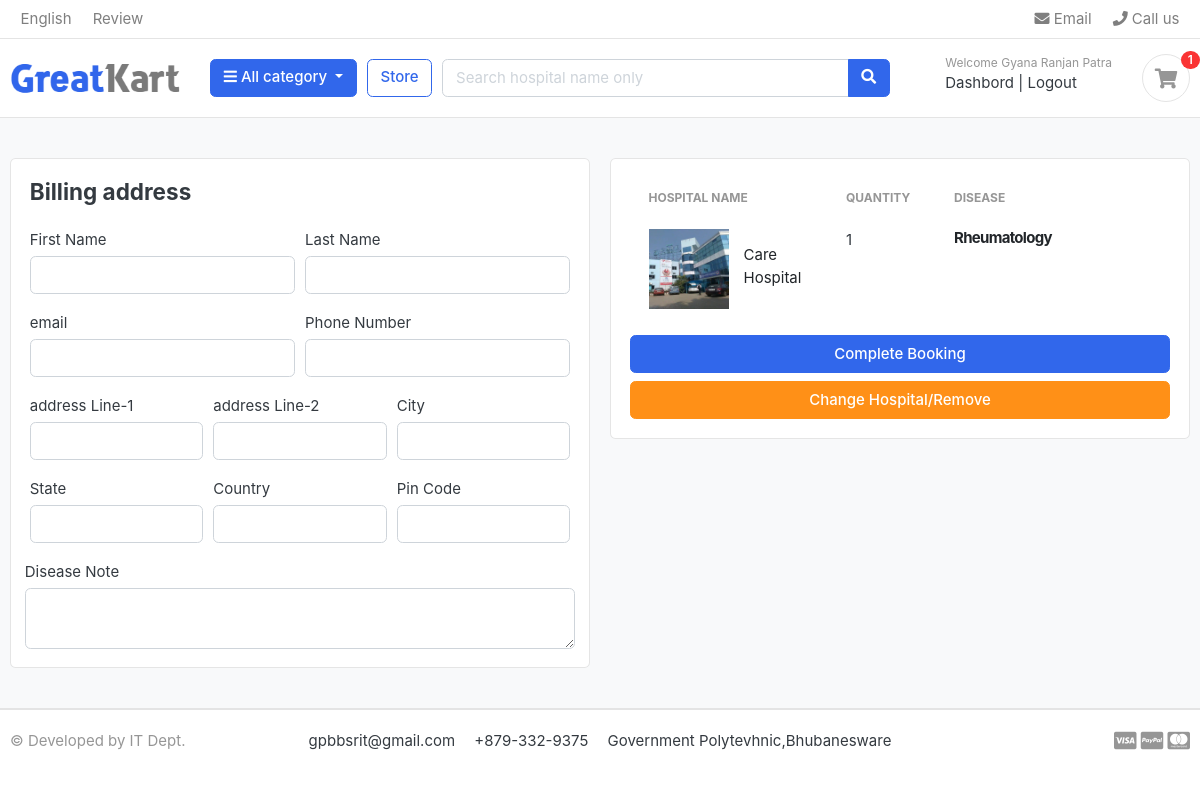
Page /carts/checkout/ (signed in) on the committed database.
### carts/models.py (models this page shows, shortened)
class CartItem(models.Model):
    user=models.ForeignKey(User,on_delete=models.CASCADE,null=True)
    product=models.ForeignKey(Product,on_delete=models.CASCADE)
    cart=models.ForeignKey(Cart,on_delete=models.CASCADE,null=True)
    quantity=models.IntegerField()
    is_active=models.BooleanField(default=True)

### store/models.py (models this page shows, shortened)
class Product(models.Model):
    product_name=models.CharField(max_length=200,unique=True)
    slug=models.SlugField(max_length=200,unique=True)
    address=models.TextField(max_length=500,blank=True)
    description=models.TextField(max_length=500,blank=True)
    price=models.IntegerField()
    image=models.ImageField(upload_to='photos/product/')
    stock=models.IntegerField()
    is_available=models.BooleanField(default=True)
    catagory=models.ForeignKey(Catagory,on_delete=models.CASCADE)
    created_date=models.DateTimeField(auto_now_add=True)
    modified_date=models.DateTimeField(auto_now=True)
    def get_url(self):
        return reverse('product_detail',args=[self.catagory.slug,self.slug])

### catagory/models.py (models this page shows)
class Catagory(models.Model):
    catagory_name=models.CharField(max_length=50,unique=True)
    slug=models.SlugField(max_length=100,unique=True)
    description=models.TextField(max_length=255,blank=True)
    cat_image=models.ImageField(upload_to='photos/catagories/',blank=True)
    class Meta:
        verbose_name='catagory'
        verbose_name_plural='catagories'
    def get_url(self):
        return reverse('product_by_catagory',args=[self.slug])
    def __str__(self):
        return self.catagory_name

### carts/views.py (the view)
# urls.py: path('checkout/',views.checkout,name='checkout'),
@login_required(login_url='login')
def checkout(request,total=0,quantity=0,cart_items=None):
    try:
        tax=0
        grand_total=0
        if request.user.is_authenticated:
            cart_items=CartItem.objects.filter(user=request.user,is_active=True)
        else:
            cart=Cart.objects.get(cart_id=_cart_id(request))
            cart_items=CartItem.objects.filter(cart=cart,is_active=True)
        '''cart=Cart.objects.get(cart_id=_cart_id(request))
        cart_items=CartItem.objects.filter(cart=cart,is_active=True)'''
        for cart_item in cart_items:
            total=total+(cart_item.product.price*cart_item.quantity)
            quantity=quantity+cart_item.quantity
        tax=(2*total)/100
        grand_total=total+tax
    except ObjectDoesNotExist:
        pass
    content={
    'total':total,
    'quantity':quantity,
    'cart_items':cart_items,
    'tax':tax,
    'grand_total':grand_total,
    }
    return render(request,'store/checkout.html',content)

### carts/context_processors.py (called while the page is built)
def counter(request):
    cart_count=0
    if 'admin' in request.path:
        return {}
    else:
        try:
            cart=Cart.objects.filter(cart_id=_cart_id(request))
            if request.user.is_authenticated:
                cart_items=CartItem.objects.all().filter(user=request.user)
            else:
                cart_items=CartItem.objects.all().filter(cart=cart[:1])
            for cart_item in cart_items:
                cart_count+=cart_item.quantity
        except Cart.DoesNotExist:
            cart_count=0
    return dict(cart_count=cart_count)

### carts/views.py (called while the page is built)
def _cart_id(request):
    cart=request.session.session_key
    if not cart:
        cart=request.session.create()
    return cart

### catagory/context_processors.py (called while the page is built)
def menu_link(request):
    links=Catagory.objects.all()
    return dict(links=links)

### templates/store/checkout.html (shortened to what this page needs)
{% extends 'base.html'%}
{% load static%}
{% block content%}
{% include 'includes/navbar.html'%}
<section class="section-content padding-y bg">
<div class="container">
<div class="row">
	<aside class="col-lg-6">
<div class="card">
  <div class="card-body">
    <h4 class="cart-title mb-4">Billing address</h4>
    <form action="{% url 'place_order'%}" method="POST">
      <div class="form-row">
        <div class="col form-group">
          <label for="">First Name</label>
          <input type="text" name="first_name" class="form-control" required>
        </div>
        <div class="col form-group">
          <label for="">Last Name</label>
          <input type="text" name="last_name" class="form-control" required>
        </div>
      </div>
      <div class="form-row">
        <div class="col form-group">
          <label for="">email</label>
          <input type="email" name="email" class="form-control" required>
        </div>
        <div class="col form-group">
          <label for="">Phone Number</label>
          <input type="text" name="phone" class="form-control" required>
        </div>
      </div>
      <div class="form-row">
        <div class="col form-group">
          <label for="">address Line-1</label>
          <input type="text" name="address_line_1" class="form-control" required>
        </div>
        <div class="col form-group">
          <label for="">address Line-2</label>
          <input type="text" name="address_line_2" class="form-control" >
        </div>
				<div class="col form-group">
          <label for="">City</label>
          <input type="text" name="city" class="form-control" >
        </div>
      </div>
      <div class="form-row">
        <div class="col form-group">
          <label for="">State</label>
          <input type="text" name="state" class="form-control" required >
        </div>
        <div class="col form-group">
          <label for="">Country</label>
          <input type="text" name="country" class="form-control" required>
        </div>
				<div class="col form-group">
          <label for="">Pin Code</label>
          <input type="text" name="pin_code" class="form-control" required>
        </div>
      </div>
      <div class="form-row">
        <label for="">Disease Note</label>
        <textarea name="order_note" rows="2" class="form-control"></textarea>
      </div>
  </div>
</div>
	</aside>
	<aside class="col-lg-6">
		<div class="card">
		<div class="card-body">
      <table class="table table-borderless table-shopping-cart">
      <thead class="text-muted">
      <tr class="small text-uppercase">
        <th scope="col">Hospital Name</th>
        <th scope="col" width="120">Quantity</th>
        <th scope="col" width="120">Disease</th>
        <th scope="col" class="text-right" width="200"> </th>
      </tr>
      </thead>
      <tbody>
      	{% for cart_item in cart_items%}
      <tr>
      	<td>
      		<figure class="itemside align-items-center">
      			<div class="aside"><img src="{{cart_item.product.image.url}}" class="img-sm"></div>
      			<figcaption class="info">
      				<a href="{{cart_item.product.get_url}}" class="title text-dark">{{cart_item.product.product_name}}</a>
      			</figcaption>
      		</figure>
      	</td>
      	<td>
      				<label for="checkout"><span>{{cart_item.quantity}}</span></label>
      	</td>
      	<td>
      		<div class="price-wrap">
      			<var class="price">{{cart_item.product.catagory}}</var>
      		</div>
      	</td>
      </tr>
      {% endfor %}
      </tbody>
      </table>
			<button type="submit" name="button" class="btn btn-primary btn-block">Complete Booking</button>
      {% for cart_item in cart_items%}
			<a href="{% url 'remove_cart_item' cart_item.product.id %}" class="btn btn-warning btn-block">Change Hospital/Remove</a>
      {% endfor%}
		</div>
		</div>
</aside>
</div>
</div>
</section>
{% include 'includes/footer.html'%}
{% endblock%}

### templates/includes/navbar.html (shortened to what this page needs)
{% load static %}
<header class="section-header">
<nav class="navbar p-md-0 navbar-expand-sm navbar-light border-bottom">
<div class="container">
  <div class="collapse navbar-collapse" id="navbarTop4">
    <ul class="navbar-nav mr-auto">
      <li class="nav-item dropdown">
      <a href="#" class="nav-link">   English </a>
    </li>
    {% if user.id is not None %}
    <li class="nav-item dropdown">
      <a href="{% url 'write_review' %}" class="nav-link"> Review </a>
    </li>
    {% endif %}
    </ul>
    <ul class="navbar-nav">
    <li><a href="emailto:shaikh.ajharuddin@gmail.com" class="nav-link"> <i class="fa fa-envelope"></i> Email </a></li>
    <li><a href="tel:8917652171" class="nav-link"> <i class="fa fa-phone"></i> Call us </a></li>
  </ul>
  </div>
</div>
</nav>
<section class="header-main border-bottom">
  <div class="container">
<div class="row align-items-center">
  <div class="col-lg-2 col-md-3 col-6">
    <a href="{% url 'home'%}" class="brand-wrap">
      <img class="logo" src="{% static './images/logo.png'%}">
    </a>
  </div>
  <div class="col-lg col-sm col-md col-6 flex-grow-0">
    <div class="category-wrap dropdown d-inline-block float-right">
      <button type="button" class="btn btn-primary dropdown-toggle" data-toggle="dropdown">
        <i class="fa fa-bars"></i> All category
      </button>
    </div>
  </div>
  <a href="{% url 'store'%}" class="btn btn-outline-primary">Store</a>
  <div class="col-lg  col-md-6 col-sm-12 col">
    <form action="{% url 'search'%}" class="search" method="GET">
      <div class="input-group w-100">
          <input type="text" class="form-control" style="width:60%;" name='keyword' placeholder="Search hospital name only" required>
          <div class="input-group-append">
            <button class="btn btn-primary" type="submit">
              <i class="fa fa-search"></i>
            </button>
          </div>
        </div>
    </form>
  </div>
  <div class="col-lg-3 col-sm-6 col-8 order-2 order-lg-3">
        <div class="d-flex justify-content-end mb-3 mb-lg-0">
          {% if user.id is None %}
          <div class="widget-header">
            <small class="title text-muted">Welcome guest!</small>
            <div>
              <a href="{% url 'login'%}">Sign in</a> <span class="dark-transp"> | </span>
              <a href="{% url 'register'%}"> Register</a>
            </div>
          </div>
          {%else%}
          <div class="widget-header">
            <small class="title text-muted">Welcome {{user.username}}</small>
            <div>
              <a href="{% url 'dashbord'%}">Dashbord</a> <span class="dark-transp"> | </span>
              <a href="{% url 'logout'%}"> Logout</a>
            </div>
          </div>
          {% endif %}
          <a href="{% url 'carts'%}" class="widget-header pl-3 ml-3">
            <div class="icon icon-sm rounded-circle border"><i class="fa fa-shopping-cart"></i></div>
            <span class="badge badge-pill badge-danger notify">{{cart_count}}</span>
          </a>
        </div>
      </div>
</div>
  </div>
</section>
</header>

### greatkart/static/css/ui.css (style rules this page uses)
html { font-family: "Inter", sans-serif; font-size: 15px; }
.price-wrap { letter-spacing: -0.7px; }
.icon-xs, .icon-sm, .icon-md, .icon-lg { display: inline-block; text-align: center; flex-shrink: 0; flex-grow: 0; }
.icon-sm { width: 48px; height: 48px; line-height: 48px !important; font-size: 20px; }
.img-xs, .img-sm, .img-md, .img-lg { -o-object-fit: cover; object-fit: cover; flex-shrink: 0; flex-grow: 0; }
.img-sm { width: 80px; height: 80px; }
.padding-y { padding-top: 40px; padding-bottom: 40px; }
var { font-style: normal; }
figure { margin-bottom: 0; }
article:after, .form-group:after { display: block; clear: both; content: ""; }
.bg { background-color: #f8f9fa; }
.header-main { position: relative; padding-top: 1rem; padding-bottom: 1rem; }
.brand-wrap .logo, .navbar-brand .logo { margin-right: 7px; max-height: 42px; display: inline-block; }
.widget-header { display: inline-block; vertical-align: middle; position: relative; }
.widget-header a { color: #343a40; }
.widget-header i { color: #969696; }
.widget-header .title { display: block; }
.widget-header .notify { position: absolute; top: -3px; right: -10px; }
.itemside { position: relative; display: flex; width: 100%; }
.itemside .aside { position: relative; flex-shrink: 0; }
.itemside .info { padding-left: 15px; padding-right: 7px; }
.itemside .title { display: block; margin-bottom: 5px; color: #212529; }
.notify { position: absolute; top: -4px; right: -10px; display: inline-block; padding: 0.25em 0.6em; font-size: 12px; line-height: 1; text-align: center; border-radius: 3rem; color: #fff; background-color: #fa3434; }
.price { font-weight: 600; color: #212529; }
.table-shopping-cart.table td, .table-shopping-cart.table th { padding-left: 1.25rem; padding-right: 1.25rem; }
.table-shopping-cart .price-wrap { line-height: 1.2; }
.table-shopping-cart .price { font-weight: bold; margin-right: 5px; display: block; }

### rows in the picture
CartItem: product.image (picture), product.product_name "Care Hospital", quantity "1", product.catagory "Rheumatology"

### other values in the picture
{{ user.username }} "Gyana Ranjan Patra"
{{ cart_count }} "1"
